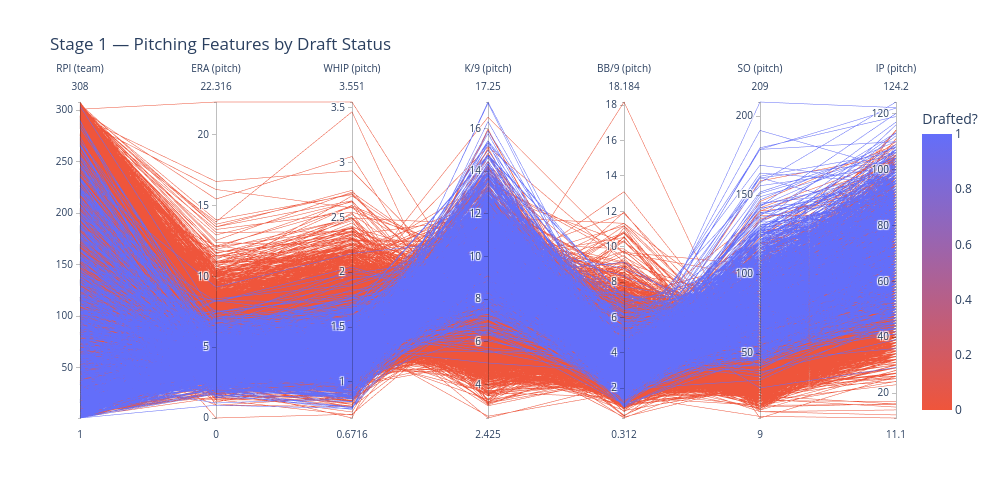

The notebook cell saved with this chart:
### Code cell
# Parallel coordinates: pitching features by actual draft status
pcp_features = ['rpi_team', 'era_pitch', 'whip_pitch', 'k/9_pitch', 'bb/9_pitch', 'so_pitch', 'ip_pitch']

plot_pcp(df, pcp_features, 'Drafted?', stage=1, name='pcp_actual', sample=None,
         title='Stage 1 — Pitching Features by Draft Status')

### Figure 1 — Plotly figure (JSON) as saved in the notebook; plotly's stock layout.template omitted (floating-point values rounded to 4 significant figures; data arrays with more than 128 entries replaced by an {"elided": "..."} marker saying what was removed)
{"data": [{"dimensions": [{"label": "RPI (team)", "values": {"elided": "6628 int values"}}, {"label": "ERA (pitch)", "values": {"elided": "6628 float values"}}, {"label": "WHIP (pitch)", "values": {"elided": "6628 float values"}}, {"label": "K/9 (pitch)", "values": {"elided": "6628 float values"}}, {"label": "BB/9 (pitch)", "values": {"elided": "6628 float values"}}, {"label": "SO (pitch)", "values": {"elided": "6628 float values"}}, {"label": "IP (pitch)", "values": {"elided": "6628 float values"}}], "domain": {"x": [0.0, 1.0], "y": [0.0, 1.0]}, "line": {"color": {"elided": "6628 int values"}, "coloraxis": "coloraxis"}, "name": "", "type": "parcoords"}], "layout": {"coloraxis": {"colorbar": {"title": {"text": "Drafted?"}}, "colorscale": [[0.0, "#EF553B"], [1.0, "#636EFA"]]}, "height": 500, "legend": {"tracegroupgap": 0}, "title": {"text": "Stage 1 — Pitching Features by Draft Status"}, "width": 1000}}
